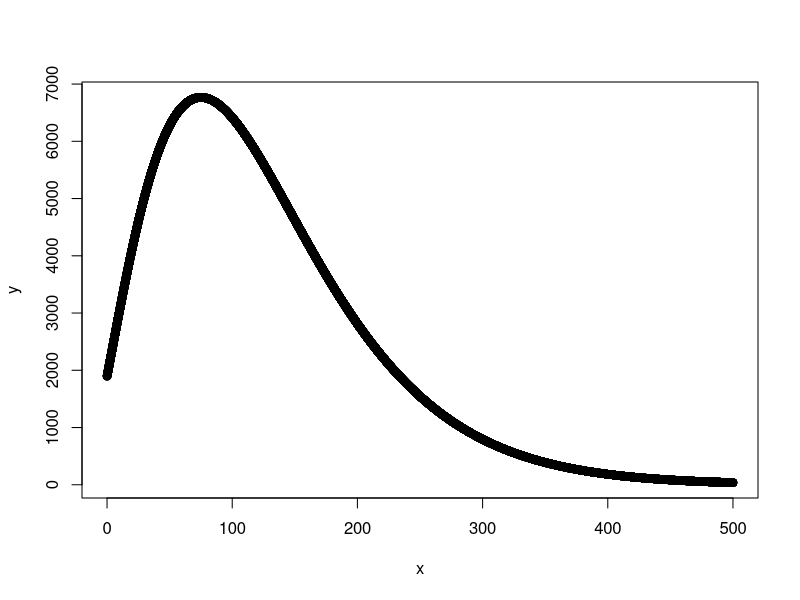

This figure's R source:
## ---- chunk 1

a1 = -0.02
a2 = 1
a3 = 2
a4 = 5
a5 = -25
x = seq(0, 500, 0.01)
y = a4*(x-a5)^a3*exp(a1*(x-a5)^a2) #Latex form: y = a4*(x-a5)^{a3} * e^{a1*(x-a5)^{a2}}
plot(y ~ x)

